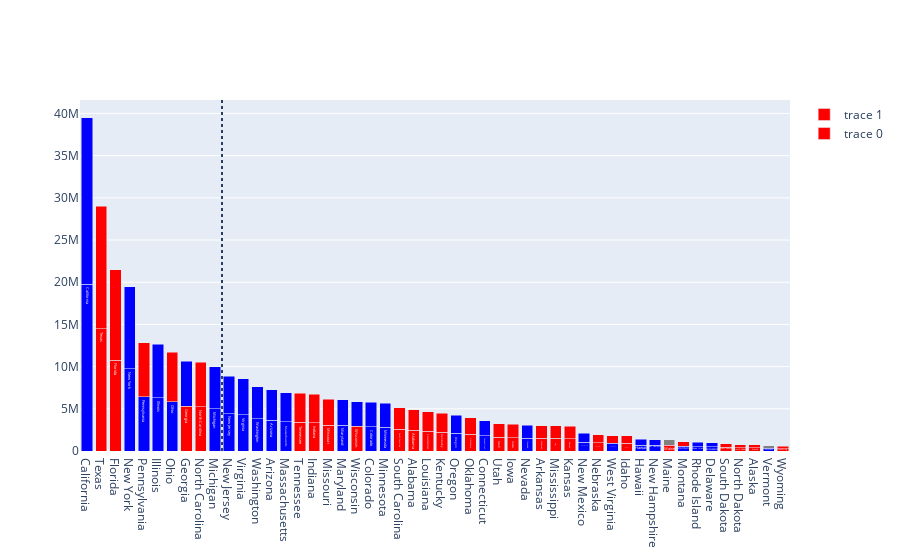

This figure's notebook cell:
### Code cell
# STACK IT
stack_1 = sen_with_pop[sen_with_pop.index % 2 == 0]
stack_2 = sen_with_pop[sen_with_pop.index % 2 == 1]

colors1 = [colordict[k] for k in list(stack_1['Party.1'])]
colors2 = [colordict[k] for k in list(stack_2['Party.1'])]

stack_labels = list(range(50))



trace1 = go.Bar(
    x=list(stack_1['State']),
    y=list(stack_1['POPESTIMATE2019']/2),
    marker_color = colors1,
    text=list(stack_1['State']))

trace2 = go.Bar(
    x=list(stack_1['State']),
    y=list(stack_2['POPESTIMATE2019']/2),
    marker_color=colors2,
    hovertext=list(stack_2['State']))

fig = go.Figure([trace1])
fig.add_trace(trace2)
fig.add_vline(x=9.5, line_dash='dot')
fig.update_layout(barmode='stack', xaxis={'categoryorder':'total descending'})
#fig.update_layout(barmode='stack')
fig.show()    
# figure out how to just draw line between each half

### Figure 1 — Plotly figure (JSON) as saved in the notebook; plotly's stock layout.template omitted (floating-point values rounded to 4 significant figures)
{"data": [{"marker": {"color": ["red", "red", "blue", "red", "blue", "blue", "blue", "blue", "red", "red", "blue", "red", "blue", "red", "red", "red", "red", "red", "red", "blue", "blue", "blue", "blue", "red", "red", "blue", "red", "blue", "blue", "blue", "blue", "blue", "red", "red", "blue", "red", "blue", "blue", "blue", "red", "red", "red", "red", "red", "blue", "blue", "blue", "blue", "red", "red"]}, "text": ["Alabama", "Alaska", "Arizona", "Arkansas", "California", "Colorado", "Connecticut", "Delaware", "Florida", "Georgia", "Hawaii", "Idaho", "Illinois", "Indiana", "Iowa", "Kansas", "Kentucky", "Louisiana", "Maine", "Maryland", "Massachusetts", "Michigan", "Minnesota", "Mississippi", "Missouri", "Montana", "Nebraska", "Nevada", "New Hampshire", "New Jersey", "New Mexico", "New York", "North Carolina", "North Dakota", "Ohio", "Oklahoma", "Oregon", "Pennsylvania", "Rhode Island", "South Carolina", "South Dakota", "Tennessee", "Texas", "Utah", "Vermont", "Virginia", "Washington", "West Virginia", "Wisconsin", "Wyoming"], "type": "bar", "x": ["Alabama", "Alaska", "Arizona", "Arkansas", "California", "Colorado", "Connecticut", "Delaware", "Florida", "Georgia", "Hawaii", "Idaho", "Illinois", "Indiana", "Iowa", "Kansas", "Kentucky", "Louisiana", "Maine", "Maryland", "Massachusetts", "Michigan", "Minnesota", "Mississippi", "Missouri", "Montana", "Nebraska", "Nevada", "New Hampshire", "New Jersey", "New Mexico", "New York", "North Carolina", "North Dakota", "Ohio", "Oklahoma", "Oregon", "Pennsylvania", "Rhode Island", "South Carolina", "South Dakota", "Tennessee", "Texas", "Utah", "Vermont", "Virginia", "Washington", "West Virginia", "Wisconsin", "Wyoming"], "y": [2452000.0, 365800.0, 3639000.0, 1508902, 19760000.0, 2879368, 1783000.0, 486882, 10740000.0, 5309000.0, 707936, 893500.0, 6336000.0, 3366000.0, 1577535, 1456657, 2234000.0, 2324397, 672106, 3022840, 3446000.0, 4993000.0, 2819816, 1488000.0, 3068714, 534389, 967204, 1540078, 679900.0, 4441095, 1048000.0, 9727000.0, 5244042, 381031, 5844550, 1978000.0, 2109000.0, 6401000.0, 529700.0, 2574357, 442300.0, 3414587, 14500000.0, 1602979, 312000.0, 4268000.0, 3807000.0, 896100.0, 2911217, 289400.0]}, {"hovertext": ["Alabama", "Alaska", "Arizona", "Arkansas", "California", "Colorado", "Connecticut", "Delaware", "Florida", "Georgia", "Hawaii", "Idaho", "Illinois", "Indiana", "Iowa", "Kansas", "Kentucky", "Louisiana", "Maine", "Maryland", "Massachusetts", "Michigan", "Minnesota", "Mississippi", "Missouri", "Montana", "Nebraska", "Nevada", "New Hampshire", "New Jersey", "New Mexico", "New York", "North Carolina", "North Dakota", "Ohio", "Oklahoma", "Oregon", "Pennsylvania", "Rhode Island", "South Carolina", "South Dakota", "Tennessee", "Texas", "Utah", "Vermont", "Virginia", "Washington", "West Virginia", "Wisconsin", "Wyoming"], "marker": {"color": ["red", "red", "blue", "red", "blue", "blue", "blue", "blue", "red", "blue", "blue", "red", "blue", "red", "red", "red", "red", "red", "gray", "blue", "blue", "blue", "blue", "red", "red", "red", "red", "blue", "blue", "blue", "blue", "blue", "red", "red", "red", "red", "blue", "red", "blue", "red", "red", "red", "red", "red", "gray", "blue", "blue", "red", "blue", "red"]}, "type": "bar", "x": ["Alabama", "Alaska", "Arizona", "Arkansas", "California", "Colorado", "Connecticut", "Delaware", "Florida", "Georgia", "Hawaii", "Idaho", "Illinois", "Indiana", "Iowa", "Kansas", "Kentucky", "Louisiana", "Maine", "Maryland", "Massachusetts", "Michigan", "Minnesota", "Mississippi", "Missouri", "Montana", "Nebraska", "Nevada", "New Hampshire", "New Jersey", "New Mexico", "New York", "North Carolina", "North Dakota", "Ohio", "Oklahoma", "Oregon", "Pennsylvania", "Rhode Island", "South Carolina", "South Dakota", "Tennessee", "Texas", "Utah", "Vermont", "Virginia", "Washington", "West Virginia", "Wisconsin", "Wyoming"], "y": [2452000.0, 365800.0, 3639000.0, 1508902, 19760000.0, 2879368, 1783000.0, 486882, 10740000.0, 5309000.0, 707936, 893500.0, 6336000.0, 3366000.0, 1577535, 1456657, 2234000.0, 2324397, 672106, 3022840, 3446000.0, 4993000.0, 2819816, 1488000.0, 3068714, 534389, 967204, 1540078, 679900.0, 4441095, 1048000.0, 9727000.0, 5244042, 381031, 5844550, 1978000.0, 2109000.0, 6401000.0, 529700.0, 2574357, 442300.0, 3414587, 14500000.0, 1602979, 312000.0, 4268000.0, 3807000.0, 896100.0, 2911217, 289400.0]}], "layout": {"barmode": "stack", "shapes": [{"line": {"dash": "dot"}, "type": "line", "x0": 9.5, "x1": 9.5, "xref": "x", "y0": 0, "y1": 1, "yref": "y domain"}], "xaxis": {"categoryorder": "total descending"}}}
